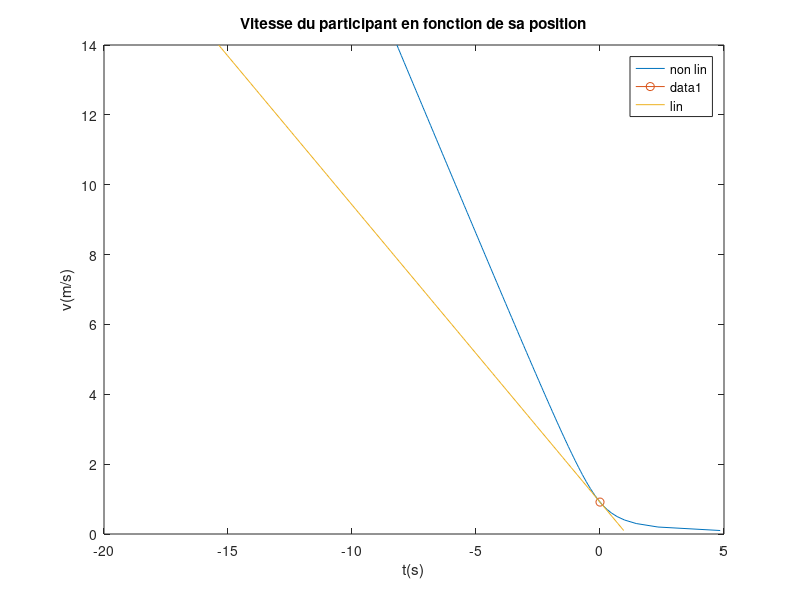

MATLAB code to generate this figure:
%% Vitesse avec et sans frottement m/s
m=80;
g = 9.81;
b=47;
kf=0.95;
v0=0.9137;
v = 0.1:0.1:14;

%vitesse selon position en x avec frottement
hv = (g*(1-kf)./v)-(b.*v./m);
hv0 = (g*(1-kf)./v0)-(b.*v0./m)
hvl = (g*(1-kf)./v0)-(b.*v0./m)+((g*(kf-1)./(v0.^2))-(b./m)).*(v-v0);

figure('Name','Vitesse m/s');
plot(hv,v,'DisplayName','non lin')
hold on
plot(hv0,v0,'-o')
hold on
plot(hvl,v,'DisplayName','lin')
xlabel('t(s)')
ylabel('v(m/s)')
title('Vitesse du participant en fonction de sa position')
legend

